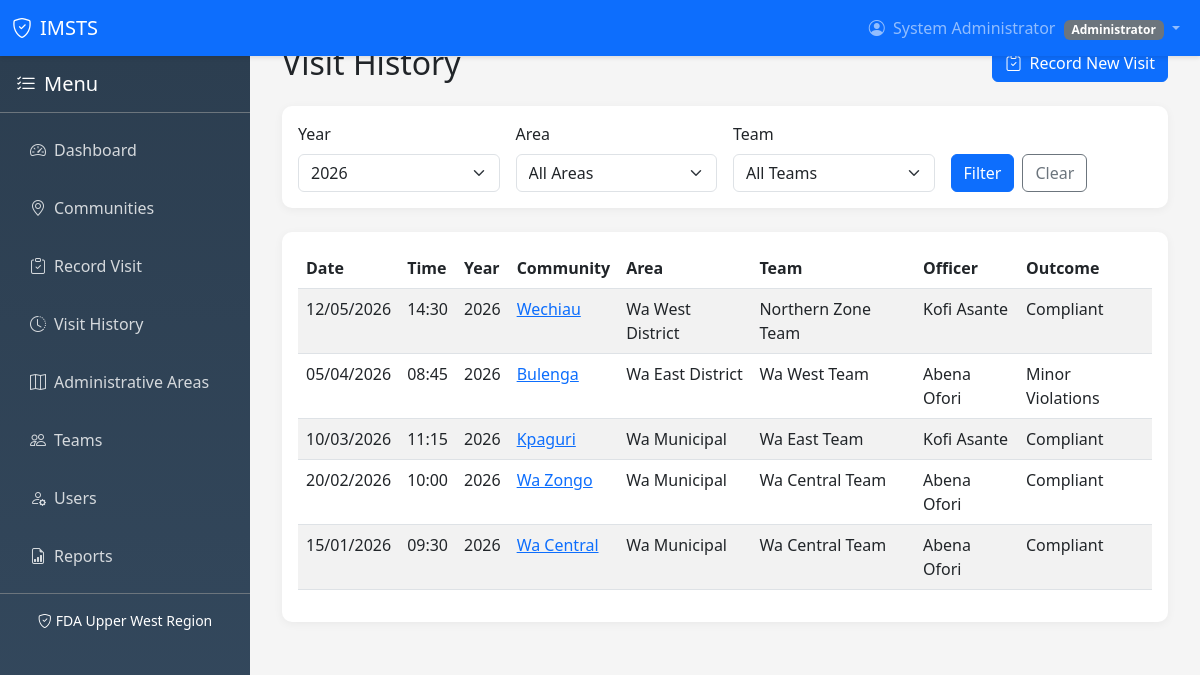
Screenshot of /visits/history.php (signed in) with the database file from the repository.
### tables this page shows
CREATE TABLE IF NOT EXISTS surveillance_visits (
    id INT AUTO_INCREMENT PRIMARY KEY,
    community_id INT NOT NULL,
    team_id INT NOT NULL,
    officer_id INT NOT NULL,
    visit_date DATE NOT NULL,
    visit_time TIME NOT NULL,
    operational_year INT NOT NULL,
    inspection_outcome_id INT NOT NULL,
    notes TEXT,
    latitude DECIMAL(10, 8),
    longitude DECIMAL(11, 8),
    is_override BOOLEAN NOT NULL DEFAULT FALSE,
    override_reason TEXT,
    override_authorized_by INT,
    created_at TIMESTAMP DEFAULT CURRENT_TIMESTAMP,
    FOREIGN KEY (community_id) REFERENCES communities(id) ON DELETE RESTRICT,
    FOREIGN KEY (team_id) REFERENCES teams(id) ON DELETE RESTRICT,
    FOREIGN KEY (officer_id) REFERENCES users(id) ON DELETE RESTRICT,
    FOREIGN KEY (inspection_outcome_id) REFERENCES visit_outcomes(id) ON DELETE RESTRICT,
    FOREIGN KEY (override_authorized_by) REFERENCES users(id) ON DELETE SET NULL,
    UNIQUE KEY unique_annual_visit (community_id, operational_year, is_override)
);

CREATE TABLE IF NOT EXISTS communities (
    id INT AUTO_INCREMENT PRIMARY KEY,
    community_name VARCHAR(100) NOT NULL,
    locality_type ENUM('community', 'village', 'town') NOT NULL DEFAULT 'community',
    administrative_area_id INT NOT NULL,
    latitude DECIMAL(10, 8),
    longitude DECIMAL(11, 8),
    description TEXT,
    status ENUM('active', 'inactive') NOT NULL DEFAULT 'active',
    created_at TIMESTAMP DEFAULT CURRENT_TIMESTAMP,
    updated_at TIMESTAMP DEFAULT CURRENT_TIMESTAMP ON UPDATE CURRENT_TIMESTAMP,
    FOREIGN KEY (administrative_area_id) REFERENCES administrative_areas(id) ON DELETE RESTRICT,
    UNIQUE KEY unique_community_area (community_name, administrative_area_id)
);

CREATE TABLE IF NOT EXISTS teams (
    id INT AUTO_INCREMENT PRIMARY KEY,
    team_name VARCHAR(100) NOT NULL,
    team_identifier VARCHAR(20) NOT NULL UNIQUE,
    supervisor VARCHAR(100) NOT NULL,
    status ENUM('active', 'inactive') NOT NULL DEFAULT 'active',
    created_at TIMESTAMP DEFAULT CURRENT_TIMESTAMP,
    updated_at TIMESTAMP DEFAULT CURRENT_TIMESTAMP ON UPDATE CURRENT_TIMESTAMP
);

CREATE TABLE IF NOT EXISTS users (
    id INT AUTO_INCREMENT PRIMARY KEY,
    full_name VARCHAR(100) NOT NULL,
    username VARCHAR(50) NOT NULL UNIQUE,
    email VARCHAR(100) NOT NULL UNIQUE,
    password VARCHAR(255) NOT NULL,
    role ENUM('administrator', 'supervisor', 'field_officer') NOT NULL DEFAULT 'field_officer',
    status ENUM('active', 'inactive') NOT NULL DEFAULT 'active',
    created_at TIMESTAMP DEFAULT CURRENT_TIMESTAMP,
    updated_at TIMESTAMP DEFAULT CURRENT_TIMESTAMP ON UPDATE CURRENT_TIMESTAMP
);

CREATE TABLE IF NOT EXISTS visit_outcomes (
    id INT AUTO_INCREMENT PRIMARY KEY,
    outcome_name VARCHAR(100) NOT NULL,
    description TEXT,
    status ENUM('active', 'inactive') NOT NULL DEFAULT 'active',
    created_at TIMESTAMP DEFAULT CURRENT_TIMESTAMP
);

### config/database.php (called while the page is built, shortened)
<?php
$databaseUrl = getenv('DATABASE_URL');
if ($databaseUrl) {
    $parsedUrl = parse_url($databaseUrl);
    $dbHost = $parsedUrl['host'];
    $dbPort = $parsedUrl['port'] ?? 5432;
    $dbName = ltrim($parsedUrl['path'], '/');
    $dbUser = $parsedUrl['user'];
    $dbPass = $parsedUrl['pass'];
    $dbType = 'pgsql';
} else {
    $dbType = 'mysql';
    $dbHost = 'localhost';
    $dbName = 'imsts_db';
    $dbUser = 'root';
    $dbPass = '';
    $dbPort = 3306;
}
try {
    if ($dbType === 'pgsql') {
        $dsn = "pgsql:host=$dbHost;port=$dbPort;dbname=$dbName";
        $options = [
            PDO::ATTR_ERRMODE => PDO::ERRMODE_EXCEPTION,
            PDO::ATTR_DEFAULT_FETCH_MODE => PDO::FETCH_ASSOC,
            PDO::ATTR_EMULATE_PREPARES => false,
        ];
        $pdo = new PDO($dsn, $dbUser, $dbPass, $options);
    } else {
        $dsn = "mysql:host=$dbHost;port=$dbPort;dbname=$dbName;charset=utf8mb4";
        $options = [
            PDO::ATTR_ERRMODE => PDO::ERRMODE_EXCEPTION,
            PDO::ATTR_DEFAULT_FETCH_MODE => PDO::FETCH_ASSOC,
            PDO::ATTR_EMULATE_PREPARES => false,
        ];
        $pdo = new PDO($dsn, $dbUser, $dbPass, $options);
    }
} catch (PDOException $e) {
    error_log("Database Connection Error: " . $e->getMessage());
    die("Database connection failed. Please check your configuration.");
}
function executeQuery($sql, $params = []) {
    global $pdo;
    try {
        $stmt = $pdo->prepare($sql);
        $stmt->execute($params);
        return $stmt;
    } catch (PDOException $e) {
        error_log("Query Error: " . $e->getMessage());
        throw $e;
    }
}
function fetchAll($sql, $params = []) {
    $stmt = executeQuery($sql, $params);
    return $stmt->fetchAll();
}
?>

### includes/functions.php (called while the page is built, shortened)
<?php
require_once 'config/database.php';
function getOperationalYear($date = null) {
    if ($date === null) $date = date('Y-m-d');
    return (int)date('Y', strtotime($date));
}
function formatDate($date) {
    return date('d/m/Y', strtotime($date));
}
function formatTime($time) {
    return date('H:i', strtotime($time));
}
?>

### visits/history.php (the view, shortened to what this page needs)
<?php
require_once '../includes/functions.php';
$yearFilter = $_GET['year'] ?? getOperationalYear();
$sql = "SELECT sv.*, c.community_name, aa.name as area_name, vo.outcome_name, t.team_name, u.full_name as officer_name
        FROM surveillance_visits sv
        JOIN communities c ON sv.community_id = c.id
        JOIN administrative_areas aa ON c.administrative_area_id = aa.id
        JOIN visit_outcomes vo ON sv.inspection_outcome_id = vo.id
        JOIN teams t ON sv.team_id = t.id
        JOIN users u ON sv.officer_id = u.id
        WHERE 1=1";
$params = [];
if ($yearFilter) { $sql .= " AND sv.operational_year = ?"; $params[] = $yearFilter; }
$sql .= " ORDER BY sv.visit_date DESC";
$visits = fetchAll($sql, $params);
$years = fetchAll("SELECT DISTINCT operational_year FROM surveillance_visits ORDER BY operational_year DESC");
include '../includes/header.php';
?>
<div class="d-flex justify-content-between align-items-center mb-4">
    <div><h2 class="mb-0">Visit History</h2></div>
    <a href="record.php" class="btn btn-primary"><i class="bi bi-clipboard-check me-2"></i>Record New Visit</a>
</div>
<div class="card mb-4">
    <div class="card-body">
        <form method="GET" action="">
            <div class="row g-3">
                <div class="col-md-3">
                    <label class="form-label">Year</label>
                    <select class="form-select" name="year">
                        <?php foreach ($years as $yr): ?>
                        <option value="<?php echo $yr['operational_year']; ?>" <?php echo $yearFilter == $yr['operational_year'] ? 'selected' : ''; ?>><?php echo $yr['operational_year']; ?></option>
                        <?php endforeach; ?>
                    </select>
                </div>
                <div class="col-md-3">
                    <label class="form-label">Area</label>
                    <select class="form-select" name="area">
                        <option value="">All Areas</option>
                    </select>
                </div>
                <div class="col-md-3">
                    <label class="form-label">Team</label>
                    <select class="form-select" name="team">
                        <option value="">All Teams</option>
                    </select>
                </div>
                <div class="col-md-3">
                    <label class="form-label">&nbsp;</label>
                    <div class="d-flex gap-2">
                        <button type="submit" class="btn btn-primary">Filter</button>
                        <a href="history.php" class="btn btn-outline-secondary">Clear</a>
                    </div>
                </div>
            </div>
        </form>
    </div>
</div>
<div class="card">
    <div class="card-body">
        <?php if (empty($visits)): ?>
        <p class="text-muted">No visits found.</p>
        <?php else: ?>
        <div class="table-responsive">
            <table class="table table-striped">
                <thead><tr><th>Date</th><th>Time</th><th>Year</th><th>Community</th><th>Area</th><th>Team</th><th>Officer</th><th>Outcome</th></tr></thead>
                <tbody>
                    <?php foreach ($visits as $visit): ?>
                    <tr>
                        <td><?php echo formatDate($visit['visit_date']); ?></td>
                        <td><?php echo formatTime($visit['visit_time']); ?></td>
                        <td><?php echo $visit['operational_year']; ?></td>
                        <td><a href="../communities/view.php?id=<?php echo $visit['community_id']; ?>"><?php echo htmlspecialchars($visit['community_name']); ?></a></td>
                        <td><?php echo htmlspecialchars($visit['area_name']); ?></td>
                        <td><?php echo htmlspecialchars($visit['team_name']); ?></td>
                        <td><?php echo htmlspecialchars($visit['officer_name']); ?></td>
                        <td><?php echo htmlspecialchars($visit['outcome_name']); ?></td>
                    </tr>
                    <?php endforeach; ?>
                </tbody>
            </table>
        </div>
        <?php endif; ?>
    </div>
</div>
<?php include '../includes/footer.php'; ?>

### includes/header.php (style rules this page uses)
body { background-color: #f5f5f5; }
.card { border: none; border-radius: 10px; box-shadow: 0 2px 10px rgba(0,0,0,0.05); margin-bottom: 20px; }

### rows the page displays
surveillance_visits: visit_date "12/05/2026", visit_time "14:30", operational_year "2026", community.community_name "Wechiau", administrative_areas.name "Wa West District", team.team_name "Northern Zone Team", officer.full_name "Kofi Asante", inspection_outcome.outcome_name "Compliant"
surveillance_visits: visit_date "05/04/2026", visit_time "08:45", operational_year "2026", community.community_name "Bulenga", administrative_areas.name "Wa East District", team.team_name "Wa West Team", officer.full_name "Abena Ofori", inspection_outcome.outcome_name "Minor Violations"
surveillance_visits: visit_date "10/03/2026", visit_time "11:15", operational_year "2026", community.community_name "Kpaguri", administrative_areas.name "Wa Municipal", team.team_name "Wa East Team", officer.full_name "Kofi Asante", inspection_outcome.outcome_name "Compliant"
surveillance_visits: visit_date "20/02/2026", visit_time "10:00", operational_year "2026", community.community_name "Wa Zongo", administrative_areas.name "Wa Municipal", team.team_name "Wa Central Team", officer.full_name "Abena Ofori", inspection_outcome.outcome_name "Compliant"
surveillance_visits: visit_date "15/01/2026", visit_time "09:30", operational_year "2026", community.community_name "Wa Central", administrative_areas.name "Wa Municipal", team.team_name "Wa Central Team", officer.full_name "Abena Ofori", inspection_outcome.outcome_name "Compliant"

### other values shown
$_SESSION['full_name'] "System Administrator"
$_SESSION['role'] "Administrator"
form field year "2026"
